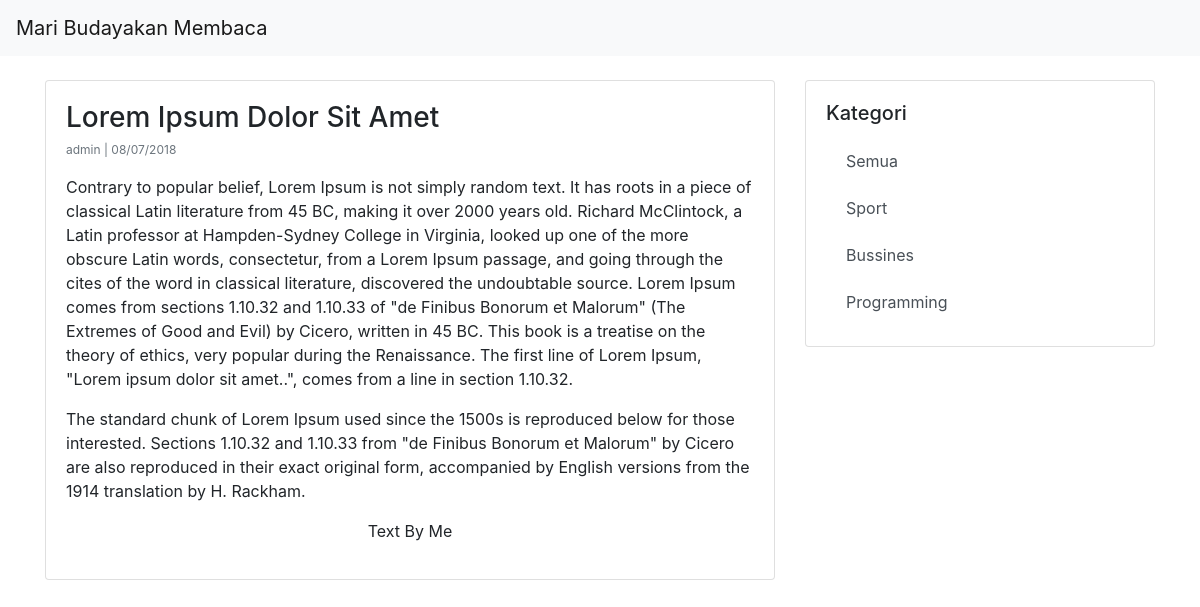
The page /lorem-ipsum-dolor-sit-amet on the database its author committed.
### blog/models.py (models this page shows, shortened)
class Post(models.Model):
    author = models.ForeignKey(User, related_name='posts')
    title = models.CharField(max_length=255)
    slug = autoslug.AutoSlugField(populate_from='title')
    category = models.ForeignKey(Category, related_name='posts')
    content = RichTextUploadingField()
    create_at = models.DateTimeField(auto_now=True)

class Category(models.Model):
    name = models.CharField(max_length=100)
    description = models.TextField(default=None, blank=True)
    create_at = models.DateTimeField(auto_now=True)

### blog/views.py (the view)
class PostsDetailView(View):
    template_name = 'post_detail.html'
    def get(self, request, slug):
        context_data = {
            'categories': Category.objects.all(),
            'post': Post.objects.get(slug=slug)
        }
        return render(request, self.template_name, context_data)

### templates/post_detail.html
{% extends "index.html" %}{% block content %}
<div class="card" style="width: 100%; margin-top: 8px;">
    <div class="card-body">
      <h3 class="card-title">{{post.title}}</h3>
      <p style="font-size: 12px;" class="card-subtitle mb-2 text-muted">{{post.author.username}} | {{post.create_at|date:'d/m/Y'}}</p>
      <p class="card-text" style="font-size: 12px;">{{post.content|safe}}</p>
    </div>
  </div>
{% endblock content %}

### templates/index.html (shortened to what this page needs)
{% load staticfiles %}
<!DOCTYPE html>
<html lang="en">
<head>
    <link rel="stylesheet" href="https://stackpath.bootstrapcdn.com/bootstrap/4.1.1/css/bootstrap.min.css"
>
    <link rel="stylesheet" href="{% static 'root/ckeditor/ckeditor/plugins/codesnippet/lib/highlight/styles/default.css' %}"
    />
</head>
<body>
    <nav class="navbar navbar-expand-lg navbar-light bg-light">
        <div class="collapse navbar-collapse" id="navbarTogglerDemo01">
            <a class="navbar-brand" href="#">Mari Budayakan Membaca</a>
        </div>
    </nav>
    <div class="container" style="margin-top: 16px;">
        <div class="row">
            <div class="col-md-8">
                {% block content %} {% endblock content %}
            </div>
            <div class="col-md-4">
                <div class="card" style="width: 100%; margin-top: 8px;">
                    <div class="card-body">
                        <h5 class="card-title">Kategori</h5>
                        <div class="list-group">
                            <a href="/" class="list-group-item list-group-item-action" style="border: 0px white solid">
                                Semua
                            </a>
                            {% for category in categories %}
                            <a href="/?category={{category.name}}" class="list-group-item list-group-item-action" style="border: 0px white solid">
                                {{category.name}}
                            </a>
                            {% endfor %}
                        </div>
                    </div>
                </div>
            </div>
        </div>
    </div>
</body>
</html>

### rows shown on the page
Post: title "Lorem Ipsum Dolor Sit Amet", author.username "admin", create_at "08/07/2018", content "Contrary to popular belief, Lorem Ipsum is not simply random text. It has roots in a piece of classical Latin literature from 45 BC, making it over 2000 years old. Richard McClintock, a Latin professor at Hampden-Sydney College in Virginia, looked up one of the more obscure Latin words, consectetur, from a Lorem Ipsum passage, and going through the cites of the word in classical literature, discovered the undoubtable source. Lorem Ipsum comes from sections 1.10.32 and 1.10.33 of \"de Finibus Bonorum et Malorum\" (The Extremes of Good and Evil) by Cicero, written in 45 BC. This book is a treatise on the theory of ethics, very popular during the Renaissance. The first line of Lorem Ipsum,…"
Category: name "Sport"
Category: name "Bussines"
Category: name "Programming"
